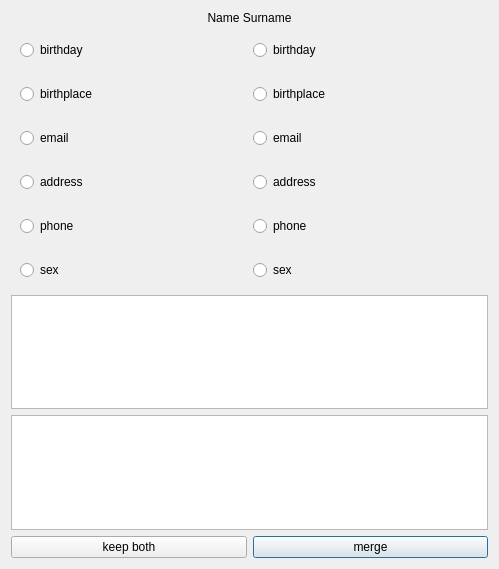
<?xml version="1.0" encoding="UTF-8"?>
<ui version="4.0">
 <class>MergePersonDialog</class>
 <widget class="QDialog" name="MergePersonDialog">
  <property name="geometry">
   <rect>
    <x>0</x>
    <y>0</y>
    <width>499</width>
    <height>569</height>
   </rect>
  </property>
  <property name="windowTitle">
   <string>Dialog</string>
  </property>
  <layout class="QGridLayout" name="gridLayout">
   <item row="9" column="1">
    <widget class="QPushButton" name="merge_button">
     <property name="text">
      <string>merge</string>
     </property>
    </widget>
   </item>
   <item row="9" column="0">
    <widget class="QPushButton" name="keep_both_button">
     <property name="text">
      <string>keep both</string>
     </property>
    </widget>
   </item>
   <item row="8" column="0" colspan="2">
    <widget class="QTextEdit" name="omment_widget">
     <property name="sizePolicy">
      <sizepolicy hsizetype="Minimum" vsizetype="Maximum">
       <horstretch>0</horstretch>
       <verstretch>0</verstretch>
      </sizepolicy>
     </property>
    </widget>
   </item>
   <item row="5" column="0" colspan="2">
    <widget class="QWidget" name="phone_widget" native="true">
     <layout class="QGridLayout" name="gridLayout_6">
      <item row="0" column="0">
       <widget class="QRadioButton" name="phone_left">
        <property name="text">
         <string>phone</string>
        </property>
       </widget>
      </item>
      <item row="0" column="1">
       <widget class="QRadioButton" name="phone_right">
        <property name="text">
         <string>phone</string>
        </property>
       </widget>
      </item>
     </layout>
    </widget>
   </item>
   <item row="7" column="0" colspan="2">
    <widget class="QWidget" name="role_widget" native="true">
     <layout class="QGridLayout" name="gridLayout_8">
      <property name="leftMargin">
       <number>0</number>
      </property>
      <property name="topMargin">
       <number>0</number>
      </property>
      <property name="rightMargin">
       <number>0</number>
      </property>
      <property name="bottomMargin">
       <number>0</number>
      </property>
      <item row="0" column="0">
       <widget class="QListWidget" name="role_list"/>
      </item>
     </layout>
    </widget>
   </item>
   <item row="6" column="0" colspan="2">
    <widget class="QWidget" name="sex_widget" native="true">
     <layout class="QGridLayout" name="gridLayout_7">
      <item row="0" column="0">
       <widget class="QRadioButton" name="sex_left">
        <property name="text">
         <string>sex</string>
        </property>
       </widget>
      </item>
      <item row="0" column="1">
       <widget class="QRadioButton" name="sex_right">
        <property name="text">
         <string>sex</string>
        </property>
       </widget>
      </item>
     </layout>
    </widget>
   </item>
   <item row="4" column="0" colspan="2">
    <widget class="QWidget" name="address_widget" native="true">
     <layout class="QGridLayout" name="gridLayout_5">
      <item row="0" column="0">
       <widget class="QRadioButton" name="radioButton_6">
        <property name="text">
         <string>address</string>
        </property>
       </widget>
      </item>
      <item row="0" column="1">
       <widget class="QRadioButton" name="radioButton_7">
        <property name="text">
         <string>address</string>
        </property>
       </widget>
      </item>
     </layout>
    </widget>
   </item>
   <item row="3" column="0" colspan="2">
    <widget class="QWidget" name="email_widget" native="true">
     <layout class="QGridLayout" name="gridLayout_4">
      <item row="0" column="0">
       <widget class="QRadioButton" name="email_left">
        <property name="text">
         <string>email</string>
        </property>
       </widget>
      </item>
      <item row="0" column="1">
       <widget class="QRadioButton" name="email_right">
        <property name="text">
         <string>email</string>
        </property>
       </widget>
      </item>
     </layout>
    </widget>
   </item>
   <item row="2" column="0" colspan="2">
    <widget class="QWidget" name="birthplace_widget" native="true">
     <layout class="QGridLayout" name="gridLayout_3">
      <item row="0" column="0">
       <widget class="QRadioButton" name="birthplace_left">
        <property name="text">
         <string>birthplace</string>
        </property>
       </widget>
      </item>
      <item row="0" column="1">
       <widget class="QRadioButton" name="birthplace_right">
        <property name="text">
         <string>birthplace</string>
        </property>
       </widget>
      </item>
     </layout>
    </widget>
   </item>
   <item row="1" column="0" colspan="2">
    <widget class="QWidget" name="birthday_widget" native="true">
     <layout class="QGridLayout" name="gridLayout_2">
      <item row="0" column="0">
       <widget class="QRadioButton" name="birthday_left">
        <property name="text">
         <string>birthday</string>
        </property>
       </widget>
      </item>
      <item row="0" column="1">
       <widget class="QRadioButton" name="birthday_right">
        <property name="text">
         <string>birthday</string>
        </property>
       </widget>
      </item>
     </layout>
    </widget>
   </item>
   <item row="0" column="0" colspan="2">
    <widget class="QLabel" name="person_label">
     <property name="text">
      <string>Name Surname</string>
     </property>
     <property name="alignment">
      <set>Qt::AlignCenter</set>
     </property>
    </widget>
   </item>
  </layout>
 </widget>
 <resources/>
 <connections/>
</ui>
